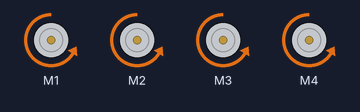
Bench run of a sketch on a simulated Arduino Uno, built with avr-gcc and run on an emulated ATmega328P. On the bench: 4 × DC motor (green arrow = forward, orange = backward, longer = faster).

Above: at 2.1 s.
At 5.1 s:
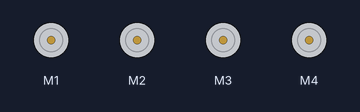
Timing chart, 0 to 6.6 s (numbered marks = the images above):
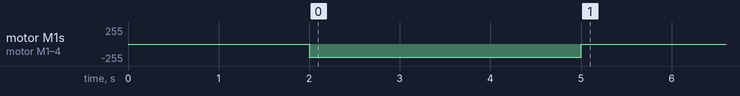

Measured:
- by itself, motor M1–4: stopped → backward 200/255 at 2.0 s, → stopped 3.0 s later

The sketch:

Rover_motor_test.ino
```cpp
#include <AFMotor.h>

AF_DCMotor motor1(1);  // M1 - Back right
AF_DCMotor motor2(2);  // M2 - Front right
AF_DCMotor motor3(3);  // M3 - Back left
AF_DCMotor motor4(4);  // M4 - Front left

const int MOTOR_SPEED = 200;

void setup() {
  motor1.setSpeed(MOTOR_SPEED);
  motor2.setSpeed(MOTOR_SPEED);
  motor3.setSpeed(MOTOR_SPEED);
  motor4.setSpeed(MOTOR_SPEED);

  stopRover();
  delay(2000);

  // Confirmed physical-forward direction
  motor1.run(BACKWARD);
  motor2.run(BACKWARD);
  motor3.run(BACKWARD);
  motor4.run(BACKWARD);

  delay(3000);

  stopRover();
}

void loop() {
}

void stopRover() {
  motor1.run(RELEASE);
  motor2.run(RELEASE);
  motor3.run(RELEASE);
  motor4.run(RELEASE);
}
```
